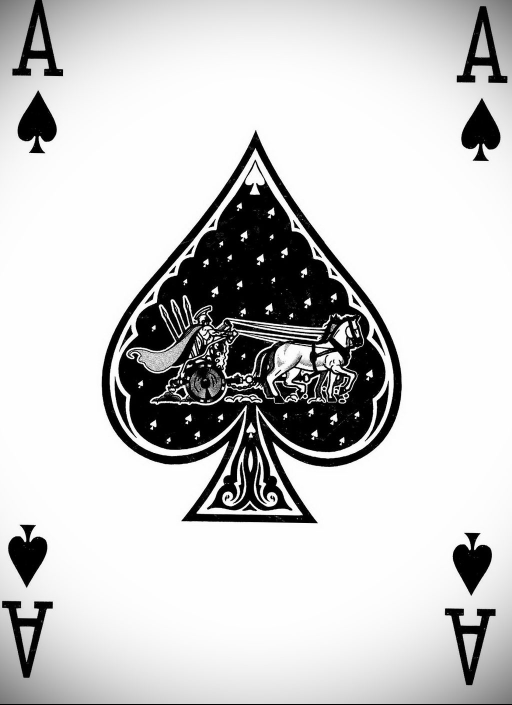
#> input picture images/card/Ap.jpg, 1024 x 1409 px (shown at 1/2 size)
$ python main.py
#> lines starting #> are read from the running program, lines starting #| are printed output that depends on the picture; after the words box and inside, x2 and y2 are one past the last pixel; in counts of white or black regions, pixels touching at a corner belong together
import cv2
import numpy as np
import imutils
import easyocr
import os
from matplotlib import pyplot as pl
image = cv2.imread('images/card/Ap.jpg')
#> image is the input picture: shape (1409, 1024, 3); min 0, max 255, mean 201.8
img = cv2.imread('images/ace.png')
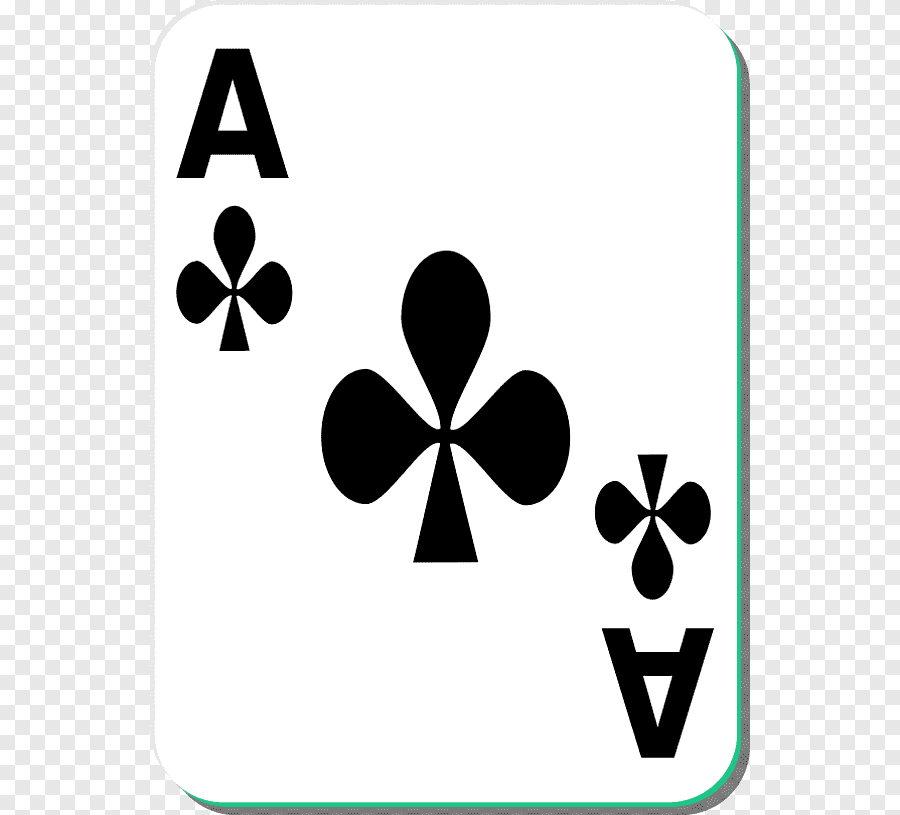
#> input picture images/ace.png, 900 x 815 px
#> img is the input picture: shape (815, 900, 3); mean B, G, R 224.9, 225.4, 224
gray = cv2.cvtColor(img, cv2.COLOR_BGR2GRAY)
gray2 = cv2.cvtColor(image, cv2.COLOR_BGR2GRAY)
img_filter = cv2.bilateralFilter(gray, 11, 15, 20)

edges= cv2.Canny(img_filter, 30, 200)
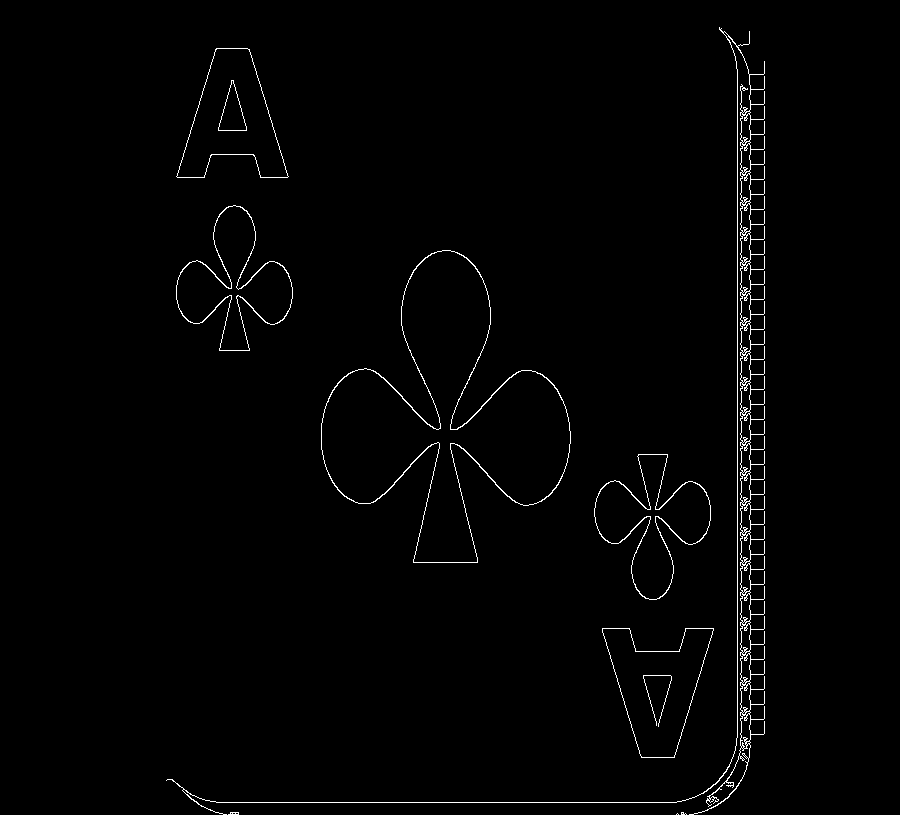
#> edges: shape (815, 900); 1.3% white in thin lines or dots, all inside (x1, y1, x2, y2) = (166, 27, 765, 815)
cnts = cv2.findContours(edges.copy(), cv2.RETR_TREE, cv2.CHAIN_APPROX_SIMPLE)
#> cnts = 226 contours, 192 with area under 20; largest, box (x1, y1, x2, y2) and area: (321, 250, 571, 563) 35684, (321, 250, 571, 563) 35310, (602, 628, 714, 758) 8217, (602, 628, 714, 758) 8213, (176, 48, 289, 178) 8194
cnts = imutils.grab_contours(cnts)
cnts = sorted(cnts, key=cv2.contourArea, reverse=True)

coord = None
for i in cnts:
    prim = cv2.approxPolyDP(i, 5, True)
    if len(prim) == 4:
        coord = prim
        break
#> this loop made 15 passes
#> coord on pass 15: [[748, 683], [750, 709], [743, 712], [740, 689]]
#> prim on passes 12 to 14: [[231, 80], [218, 130], [246, 130]], [[232, 80], [245, 130], [218, 129]], [[748, 713], [744, 748], [740, 719]]
directory = 'images/card'


'''
mask = np.zeros(gray.shape, np.uint8)
new_img = cv2.drawContours(mask, [coord], 0, 800, -1)
obr_img = cv2.bitwise_and(img, img, mask = mask)
'''
correct_matches_dct = {}
#for image in os.listdir(directory):
#> (the run stopped early here; a loop or call above may not have finished)
